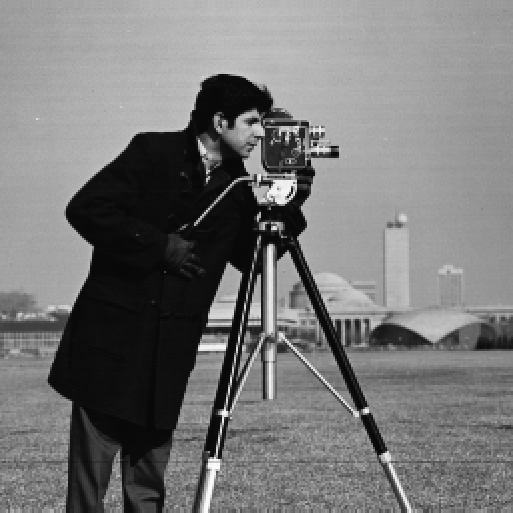
#> input picture images/cameraman.png, 513 x 513 px
$ jupyter execute image_compression_nmf.ipynb   (shell and % lines are left out)
#> lines starting #> are read from the running program, lines starting #| are printed output that depends on the picture
[cell 1]
from sklearn import datasets

from matplotlib.pyplot import imshow
import matplotlib.pyplot as plt
import numpy as np
from PIL import Image
import seaborn as sns

from sklearn.decomposition import NMF
from itertools import combinations
import pandas as pd

[cell 2]
img = Image.open("./images/cameraman.png")
#> img is the input picture: PIL image 513x513 RGB; min 7, max 253, mean 118.7
img = img.convert('L')
#> img: PIL image 513x513 L
imshow(img, cmap='gray')

[cell 3]
n_components = 40
nmf_decomposer = NMF(n_components=n_components,
                     solver = 'cd', random_state= 123)

[cell 4]
X = np.asarray(img)
nmf_decomposer.fit(X)

[cell 5]
W = nmf_decomposer.transform(X)
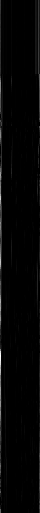
#> W: shape (513, 40) float64; min 0, max 2.74, mean 0.0491; drawn with min black and max white
H = nmf_decomposer.components_

restored_image = np.matmul(W, H)
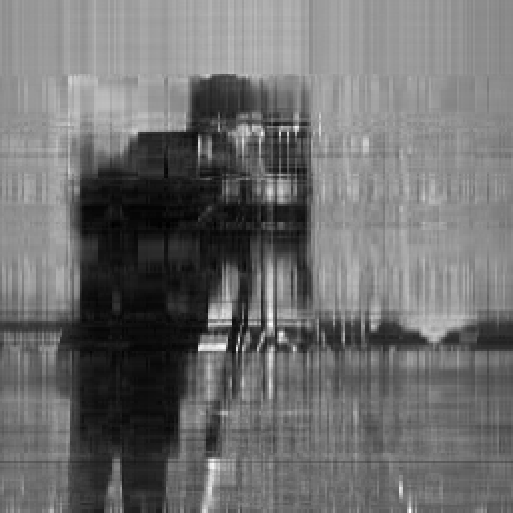
#> restored_image: shape (513, 513) float64; min 0.37, max 276.3, mean 119.9; drawn with min black and max white
# restored_image = np.matmul(W, H)

imshow(restored_image, cmap='gray')

[cell 6]
X.shape, W.shape, H.shape
#> Out = ((513, 513), (513, 40), (40, 513))

[cell 7]
compression_ratio = 2 *(W.shape[0] * W.shape[1])/ (X.shape[0] * X.shape[1])
#> compression_ratio = 0.156
compression_ratio
#> Out = 0.156

### Deciding number of components

[cell 8]
def logSRR(S, R):
    return 20 * np.log(
        (np.sqrt(np.mean(S**2))) / (np.sqrt(np.mean(R**2)))
    )

[cell 9]
scree_plot_data = []

for i in range(2, 50):
        nmf_ = NMF(n_components=i,
                             solver = 'cd', verbose = 0)
        nmf_.fit(X)
        W = nmf_.transform(X)
        H = nmf_.components_
        scree_plot_data.append((i, logSRR(X, np.matmul(W, H))))
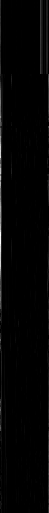
#> W: shape (513, 49) float64; min 0, max 2.95, mean 0.0414; drawn with min black and max white
#> after the loop, scree_plot_data = 48 pairs, first value 2 to 49, second value -50.55 to -49.87


scree_plot_data = pd.DataFrame(scree_plot_data)
#> scree_plot_data = table of 48 rows and 2 columns
scree_plot_data.columns = ['n_components', 'logSRR']

[cell 10]
plt.figure()
sns.lineplot(x='n_components', y='logSRR', data=scree_plot_data, )
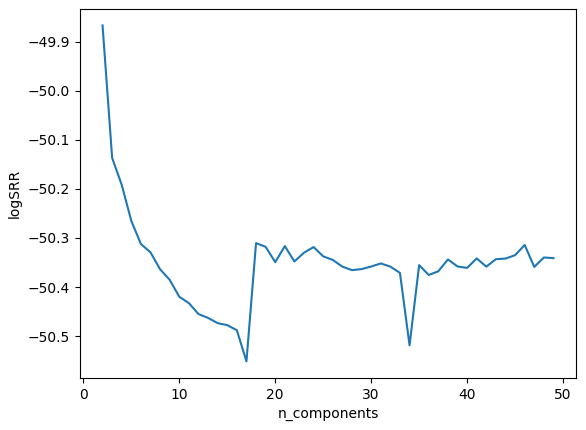
#> figure drawn by matplotlib, 1 panel; curve peaks at x = 2, y = -49.87
